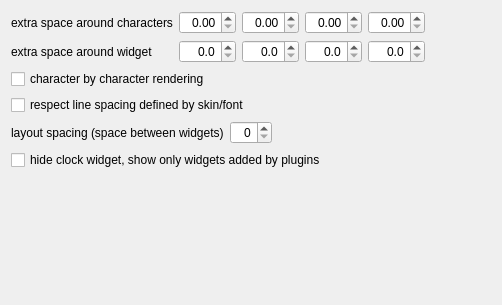
     <widget class="QWidget" name="misc_tab">
      <attribute name="title">
       <string>Misc</string>
      </attribute>
      <layout class="QGridLayout" name="misc_layout">
       <item row="0" column="4">
        <widget class="QDoubleSpinBox" name="m_char_b">
         <property name="toolTip">
          <string>bottom</string>
         </property>
         <property name="alignment">
          <set>Qt::AlignmentFlag::AlignRight|Qt::AlignmentFlag::AlignTrailing|Qt::AlignmentFlag::AlignVCenter</set>
         </property>
         <property name="maximum">
          <double>32.000000000000000</double>
         </property>
         <property name="singleStep">
          <double>0.050000000000000</double>
         </property>
        </widget>
       </item>
       <item row="0" column="3">
        <widget class="QDoubleSpinBox" name="m_char_r">
         <property name="toolTip">
          <string>right</string>
         </property>
         <property name="alignment">
          <set>Qt::AlignmentFlag::AlignRight|Qt::AlignmentFlag::AlignTrailing|Qt::AlignmentFlag::AlignVCenter</set>
         </property>
         <property name="maximum">
          <double>32.000000000000000</double>
         </property>
         <property name="singleStep">
          <double>0.050000000000000</double>
         </property>
        </widget>
       </item>
       <item row="1" column="2">
        <widget class="QDoubleSpinBox" name="m_text_t">
         <property name="toolTip">
          <string>top</string>
         </property>
         <property name="alignment">
          <set>Qt::AlignmentFlag::AlignRight|Qt::AlignmentFlag::AlignTrailing|Qt::AlignmentFlag::AlignVCenter</set>
         </property>
         <property name="decimals">
          <number>1</number>
         </property>
         <property name="maximum">
          <double>128.000000000000000</double>
         </property>
         <property name="singleStep">
          <double>0.100000000000000</double>
         </property>
        </widget>
       </item>
       <item row="0" column="0">
        <widget class="QLabel" name="margins_char_lbl">
         <property name="text">
          <string>extra space around characters</string>
         </property>
        </widget>
       </item>
       <item row="0" column="2">
        <widget class="QDoubleSpinBox" name="m_char_t">
         <property name="toolTip">
          <string>top</string>
         </property>
         <property name="alignment">
          <set>Qt::AlignmentFlag::AlignRight|Qt::AlignmentFlag::AlignTrailing|Qt::AlignmentFlag::AlignVCenter</set>
         </property>
         <property name="maximum">
          <double>32.000000000000000</double>
         </property>
         <property name="singleStep">
          <double>0.050000000000000</double>
         </property>
        </widget>
       </item>
       <item row="1" column="4">
        <widget class="QDoubleSpinBox" name="m_text_b">
         <property name="toolTip">
          <string>bottom</string>
         </property>
         <property name="alignment">
          <set>Qt::AlignmentFlag::AlignRight|Qt::AlignmentFlag::AlignTrailing|Qt::AlignmentFlag::AlignVCenter</set>
         </property>
         <property name="decimals">
          <number>1</number>
         </property>
         <property name="maximum">
          <double>128.000000000000000</double>
         </property>
         <property name="singleStep">
          <double>0.100000000000000</double>
         </property>
        </widget>
       </item>
       <item row="3" column="0" colspan="5">
        <widget class="QCheckBox" name="respect_line_spacing">
         <property name="text">
          <string>respect line spacing defined by skin/font</string>
         </property>
        </widget>
       </item>
       <item row="2" column="0" colspan="5">
        <widget class="QCheckBox" name="true_per_char">
         <property name="text">
          <string>character by character rendering</string>
         </property>
        </widget>
       </item>
       <item row="1" column="1">
        <widget class="QDoubleSpinBox" name="m_text_l">
         <property name="toolTip">
          <string>left</string>
         </property>
         <property name="alignment">
          <set>Qt::AlignmentFlag::AlignRight|Qt::AlignmentFlag::AlignTrailing|Qt::AlignmentFlag::AlignVCenter</set>
         </property>
         <property name="decimals">
          <number>1</number>
         </property>
         <property name="maximum">
          <double>128.000000000000000</double>
         </property>
         <property name="singleStep">
          <double>0.100000000000000</double>
         </property>
        </widget>
       </item>
       <item row="1" column="0">
        <widget class="QLabel" name="margins_text_lbl">
         <property name="text">
          <string>extra space around widget</string>
         </property>
        </widget>
       </item>
       <item row="0" column="1">
        <widget class="QDoubleSpinBox" name="m_char_l">
         <property name="toolTip">
          <string>left</string>
         </property>
         <property name="alignment">
          <set>Qt::AlignmentFlag::AlignRight|Qt::AlignmentFlag::AlignTrailing|Qt::AlignmentFlag::AlignVCenter</set>
         </property>
         <property name="maximum">
          <double>32.000000000000000</double>
         </property>
         <property name="singleStep">
          <double>0.050000000000000</double>
         </property>
        </widget>
       </item>
       <item row="1" column="3">
        <widget class="QDoubleSpinBox" name="m_text_r">
         <property name="toolTip">
          <string>right</string>
         </property>
         <property name="alignment">
          <set>Qt::AlignmentFlag::AlignRight|Qt::AlignmentFlag::AlignTrailing|Qt::AlignmentFlag::AlignVCenter</set>
         </property>
         <property name="decimals">
          <number>1</number>
         </property>
         <property name="maximum">
          <double>128.000000000000000</double>
         </property>
         <property name="singleStep">
          <double>0.100000000000000</double>
         </property>
        </widget>
       </item>
       <item row="6" column="1">
        <spacer name="verticalSpacer_3">
         <property name="orientation">
          <enum>Qt::Orientation::Vertical</enum>
         </property>
         <property name="sizeHint" stdset="0">
          <size>
           <width>20</width>
           <height>124</height>
          </size>
         </property>
        </spacer>
       </item>
       <item row="4" column="0" colspan="5">
        <layout class="QHBoxLayout" name="layout_spacing_layout">
         <item>
          <widget class="QLabel" name="layout_spacing_lbl">
           <property name="text">
            <string>layout spacing (space between widgets)</string>
           </property>
          </widget>
         </item>
         <item>
          <widget class="QSpinBox" name="layout_spacing_edit">
           <property name="minimumSize">
            <size>
             <width>42</width>
             <height>0</height>
            </size>
           </property>
           <property name="alignment">
            <set>Qt::AlignmentFlag::AlignRight|Qt::AlignmentFlag::AlignTrailing|Qt::AlignmentFlag::AlignVCenter</set>
           </property>
           <property name="maximum">
            <number>16</number>
           </property>
          </widget>
         </item>
         <item>
          <spacer name="horizontalSpacer_6">
           <property name="orientation">
            <enum>Qt::Orientation::Horizontal</enum>
           </property>
           <property name="sizeHint" stdset="0">
            <size>
             <width>40</width>
             <height>20</height>
            </size>
           </property>
          </spacer>
         </item>
        </layout>
       </item>
       <item row="0" column="5">
        <spacer name="horizontalSpacer_7">
         <property name="orientation">
          <enum>Qt::Orientation::Horizontal</enum>
         </property>
         <property name="sizeHint" stdset="0">
          <size>
           <width>66</width>
           <height>20</height>
          </size>
         </property>
        </spacer>
       </item>
       <item row="5" column="0" colspan="5">
        <widget class="QCheckBox" name="hide_clock_widget">
         <property name="text">
          <string>hide clock widget, show only widgets added by plugins</string>
         </property>
        </widget>
       </item>
      </layout>
     </widget>
